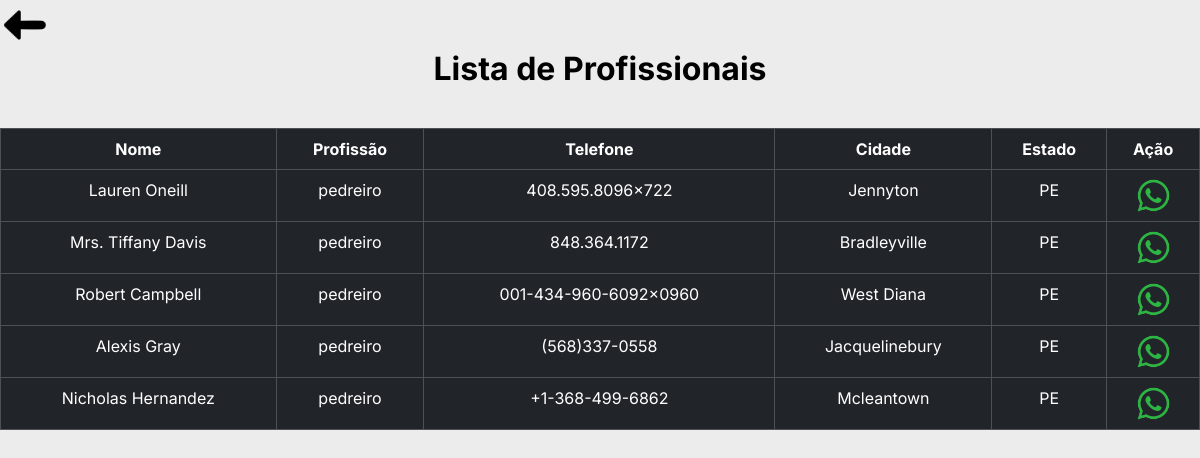
Screenshot of /profissionais/pedreiro with the database file from the repository.
### tables this page shows
CREATE TABLE "profissionais"(
        "ID_profiss" INTEGER PRIMARY KEY AUTOINCREMENT,
        "nome"      TEXT,
        "CPF"       TEXT,
        "telefone"  TEXT,
        "email"     TEXT,
        "endereco"  TEXT,
        "num"       TEXT,
        "bairro"    TEXT,
        "CEP"       TEXT,
        cidade      TEXT,
        "uf"        TEXT,
        "profissao" TEXT
        );

### cliente.py (the view)
@bp_clientes.route('/profissionais/<profissao>', methods=['GET'])
def list_profissionais(profissao):
    profissionais = obter_profissionais_por_profissao(profissao)
    return render_template('clientes/perfil_profissional.html', profissionais=profissionais)

### cliente.py (called while the page is built)
def obter_profissionais_por_profissao(profissao):
    try:
        with sql.connect("goservice.db") as con:
            cur = con.cursor()
            cur.execute('''
                        SELECT * FROM profissionais
                        WHERE profissao = ?;
                    ''', (profissao,))
            dados = cur.fetchall()
            colunas = [column[0] for column in cur.description]
            dados_json = [dict(zip(colunas, row)) for row in dados]
            return dados_json
    except sql.Error as err:
        print(f"Erro ao executar a consulta: {err}")
        return None

### templates/clientes/perfil_profissional.html (shortened to what this page needs)
{% extends 'clientes/base/base_lista.html' %}
{% block customCSS %}
<link rel="stylesheet" href="{{ url_for('static', filename='css/estilosCli/estilo_lista.css')}}">
{% endblock %}
{% block body %}
<h3 class="tit__pag">Lista de Profissionais</h3>
<table class="table table-bordered table-dark bg-dark tabua">
    <thead>
      <tr>
        <th scope="col">Nome</th>
        <th scope="col">Profissão</th>
        <th scope="col">Telefone</th>
        <th scope="col">Cidade</th>
        <th scope="col">Estado</th>
        <th scope="col">Ação</th>
      </tr>
    </thead>
    <tbody>
    {% for profissional in profissionais %}
      <tr>
        <td>{{ profissional['nome']  }}</td>
        <td>{{ profissional['profissao'] }}</td>
        <td>{{ profissional['telefone'] }}</td>
        <td>{{ profissional['cidade'] }}</td>
        <td>{{ profissional['uf'] }}</td>
        <td>
          <a href="https://wa.me/55{{ profissional['telefone'] }}">
            <img class="lista__prof-icone" src="{{ url_for('static', filename='img/whats.png')}}" alt="ícone do whatsapp">
          </a>
        </td>
      </tr>
    {% endfor %}
    </tbody>
  </table>
{% endblock %}

### static/css/estilosCli/estilo_lista.css (style rules this page uses)
:root { --cor-preta: #000; --cor-branca: #FFF; --cor-cinza: #ECECEC; --cor-cinza-escuro: #CBC8C8; --fonte-inter: 'Inter', sans-serif; }
* { margin: 0; padding: 0; box-sizing: border-box; }
body { font-family: 'Inter', sans-serif; background-color: var(--cor-cinza); color: var(--cor-preta); }
.tit__pag { font-size: 32px; font-weight: 700; padding: 0em 0em 1em 0em; display: flex; justify-content: center; }
.lista__prof-icone { width: 35px; }
th,td { text-align: center; }

### rows the page displays
profissionais: nome "Lauren Oneill", profissao "pedreiro", telefone "408.595.8096x722", cidade "Jennyton", uf "PE"
profissionais: nome "Mrs. Tiffany Davis", profissao "pedreiro", telefone "848.364.1172", cidade "Bradleyville", uf "PE"
profissionais: nome "Robert Campbell", profissao "pedreiro", telefone "001-434-960-6092x0960", cidade "West Diana", uf "PE"
profissionais: nome "Alexis Gray", profissao "pedreiro", telefone "(568)337-0558", cidade "Jacquelinebury", uf "PE"
profissionais: nome "Nicholas Hernandez", profissao "pedreiro", telefone "+1-368-499-6862", cidade "Mcleantown", uf "PE"
